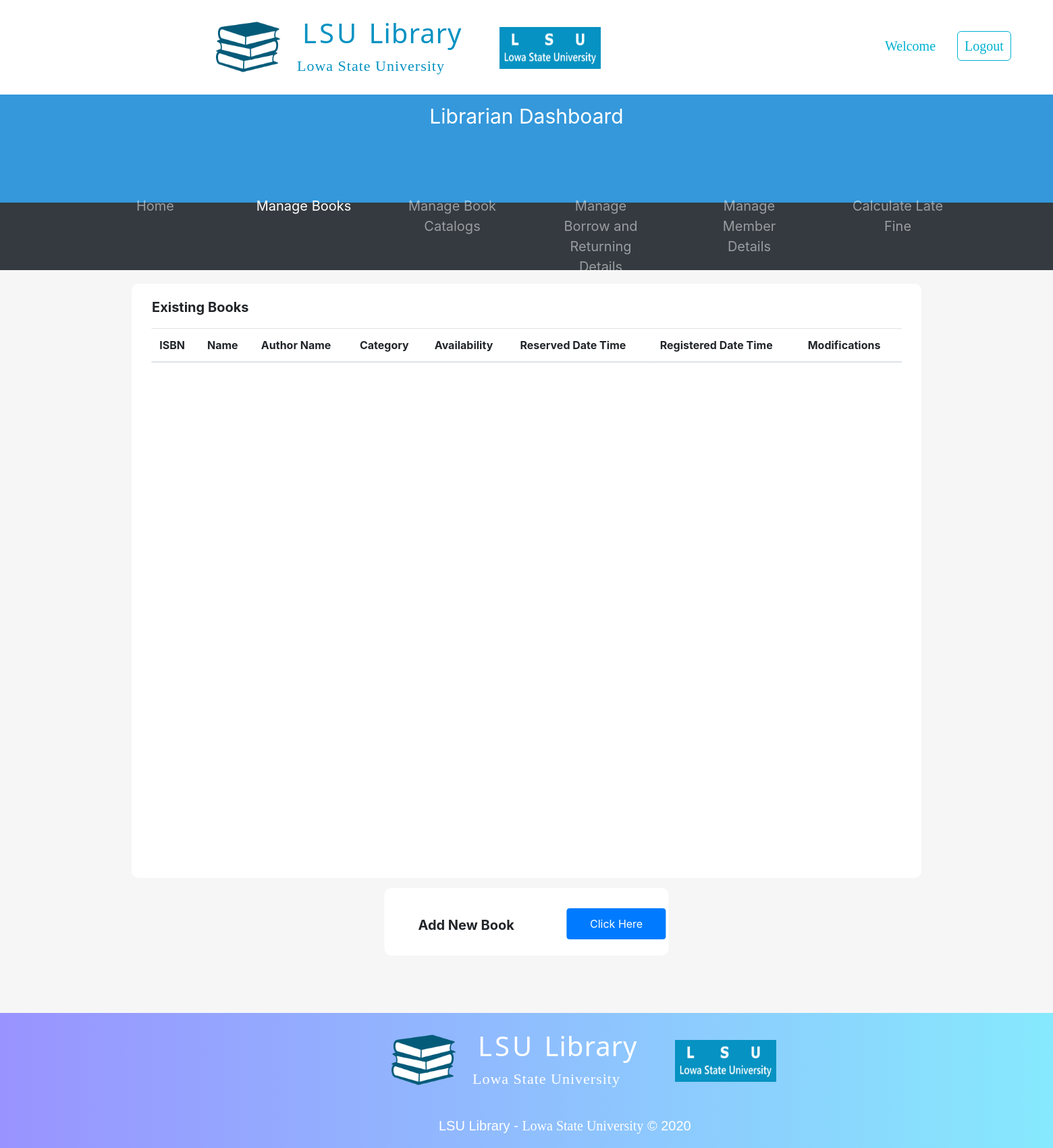
The page /librarianDashboard/1.manageBooks/manageBooks.php on the database as committed earlier.
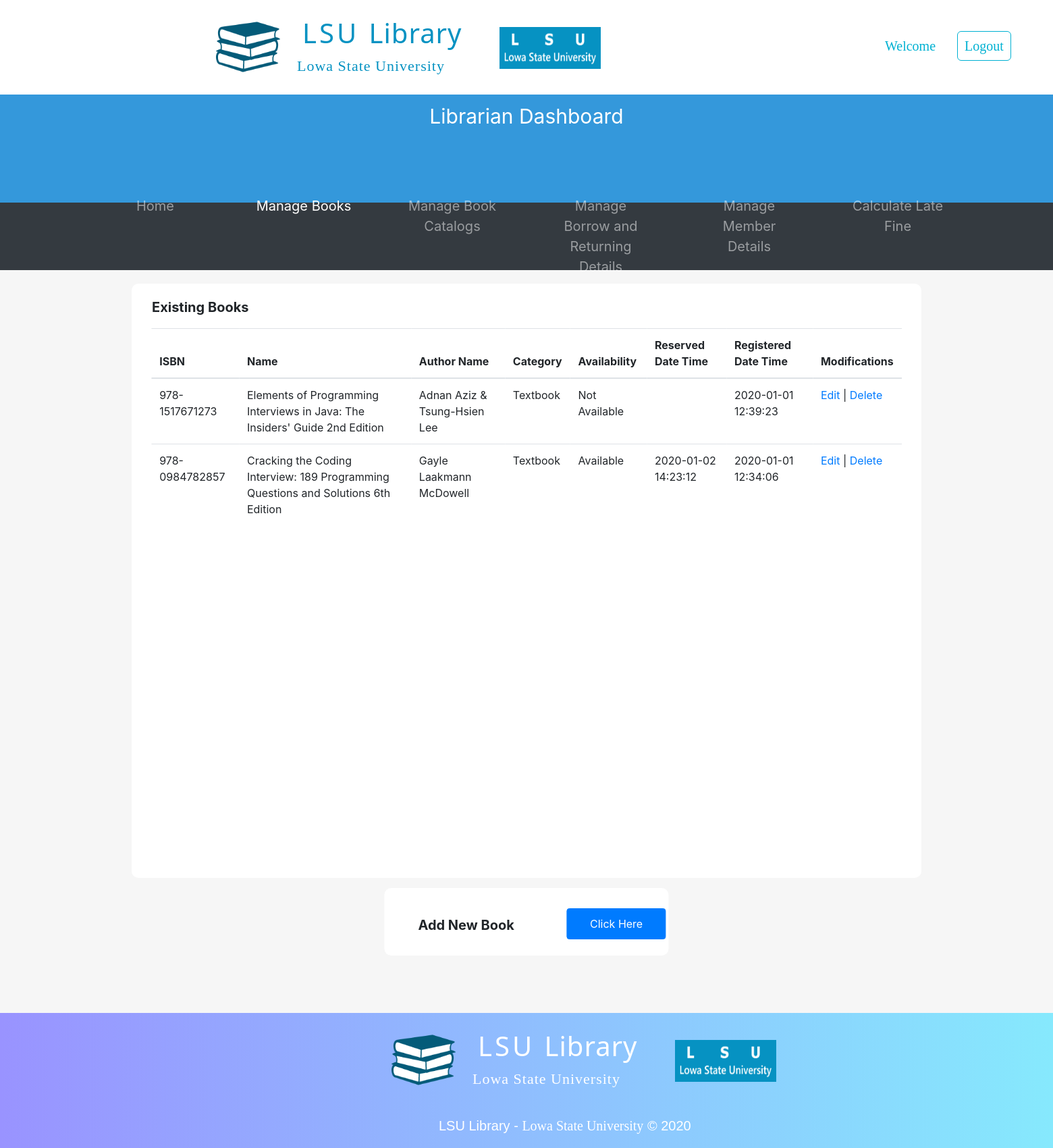
The same page on the database as committed later.
### tables this page shows
CREATE TABLE Book(
  ISBN VARCHAR(17) NOT NULL,
  Name VARCHAR(200) NOT NULL,
  bcCategoryID INT(8) NOT NULL,
  baAvailabilityID INT(8) NOT NULL,
  ReserveDateTime DATETIME,
  RegisteredDateTime DATETIME DEFAULT CURRENT_TIMESTAMP,
  PRIMARY KEY (ISBN),
  FOREIGN KEY (bcCategoryID) REFERENCES BookCategory (CategoryID),
  FOREIGN KEY (baAvailabilityID) REFERENCES BookAvailability (AvailabilityID)
);

CREATE TABLE BookCategory(
  CategoryID INT AUTO_INCREMENT,
  Category VARCHAR(50) NOT NULL,
  PRIMARY KEY (CategoryID)
);

CREATE TABLE BookAvailability(
  AvailabilityID INT(8) AUTO_INCREMENT,
  Availability VARCHAR(15) NOT NULL,
  PRIMARY KEY (AvailabilityID)
);

CREATE TABLE BookAuthor(
  bISBN VARCHAR(17) NOT NULL,
  Author VARCHAR(50) NOT NULL,
  PRIMARY KEY (bISBN, Author),
  FOREIGN KEY (bISBN) REFERENCES Book (ISBN)
);

### librarianDashboard/1.manageBooks/manageBooks.php (the view, shortened to what this page needs)
<?php
  include_once("../../LSULibraryDBConnection.php");
        ?> <script>
<!DOCTYPE html>
<html>
  <head>
    <link rel="stylesheet" href="../../assets/css/defaultLayout.css">
    <link rel="stylesheet" href="../../assets/bootstrap/css/bootstrap.min.css">
  </head>
  <body>
        <div style="height: 140px; width: 100%;">
              <div id="logoSection">
                <img src="../../assets/Images/LSULibraryLogo.png" alt="LSU Library Logo" id="lsuLibraryLogoIcon">
                <h1 id="mainTitle"> LSU <span id="mainTitleSpan">Library</span> </h1>
                <p id="mainTitleSub">Lowa State University</p>
                <img src="../../assets/Images/LSUUniversityLogo.png" alt="LSU Logo" id="lsuLogoIcon">
              </div>
              <table id="navSection">
                <tr>
                  <td class="navItem" id="navItem1"> <a href="#">Welcome</a> </td>
                  <td class="navItem" id="navItem2"> <a href="../../logout.php">Logout</a> </td>
                </tr>
              </table>
        </div>
            <div style="background-color: #3498DB;
                        width: 100%;
                        height: 160px;">
              <p style="font-size: 30px;
                        color: white;
                        text-align: center;
                        padding-top: 10px;">Librarian Dashboard</p>
              <div style="position: absolute;
                          left: 50%;
                          transform: translate(-50%,-0%);">
              </div>
            </div>
            <nav class="navbar navbar-expand-sm bg-dark navbar-dark" style="height: 100px;">
              <ul class="navbar-nav" style="text-align: center;
                                            position: absolute;
                                            left: 50%;
                                            transform: translate(-50%,-0%);
                                            font-size: 20px;">
                <li class="nav-item">
                  <a class="nav-link" href="../librarianDashboard.php">Home</a>
                </li>
                <li class="nav-item active">
                  <a class="nav-link" href="manageBooks.php">Manage Books</a>
                </li>
                <li class="nav-item">
                  <a class="nav-link" href="../2.manageBookCatalog/manageBookCatalog.php">Manage Book Catalogs</a>
                </li>
                <li class="nav-item">
                  <a class="nav-link" href="#">Manage Borrow and Returning Details</a>
                </li>
                <li class="nav-item">
                  <a class="nav-link" href="#">Manage Member Details</a>
                </li>
                <li class="nav-item">
                  <a class="nav-link" href="#">Calculate Late Fine</a>
                </li>
              </ul>
            </nav>
          <div style="width: 100%;
                      height: 1100px;
                      background-color: #F6F6F6;">
            <div style="width: 75%;
                        height: 880px;
                        background-color: #FFFFFF;
                        border-radius: 10px;
                        position: relative;
                        left: 50%;
                        transform: translateX(-50%);
                        top: 20px;">
              <p style="font-size: 20px;
                        padding-left: 30px;
                        padding-top: 20px;"><b>Existing Books</b></p>
              <div style="width: 95%;
                          height: 790px;
                          background-color: white;
                          position: absolute;
                          left: 50%;
                          transform: translateX(-50%);
                          overflow-y: scroll;">
                <?php
                  $bookDetailsSQL = "SELECT b.ISBN, b.Name, bc.Category, ba.Availability, b.ReserveDateTime, b.RegisteredDateTime FROM Book b
                                    INNER JOIN BookAvailability ba ON ba.AvailabilityID = b.baAvailabilityID
                                    INNER JOIN BookCategory bc ON bc.CategoryID = b.bcCategoryID
                                    ORDER BY RegisteredDateTime DESC;";
                  $bookDetailsResult = mysqli_query($databaseConn, $bookDetailsSQL);
                ?>
                <table class="table table-hover fixed_header" style="border-radius: 10px;">
                  <thead>
                    <tr>
                      <th> ISBN </th>
                      <th> Name </th>
                      <th> Author Name </th>
                      <th> Category </th>
                      <th> Availability </th>
                      <th> Reserved Date Time </th>
                      <th> Registered Date Time </th>
                      <th> Modifications </th>
                    </tr>
                  </thead>
                  <tbody>
                      <?php
                        while($bookDetailsRow = mysqli_fetch_array($bookDetailsResult)){
                          $ISBN = $bookDetailsRow["ISBN"];
                      ?>
                    <tr>
                      <td title="ISBN"><?php echo $ISBN ?></td>
                      <td title="Book Name"><?php echo $bookDetailsRow["Name"]; ?></td>
                        <?php
                          $bookAuthorSQL = "SELECT Author FROM BookAuthor WHERE bISBN = '$ISBN';";
                          $bookAuthorResult = mysqli_query($databaseConn, $bookAuthorSQL);
                          $bookAuthorRowCount = mysqli_num_rows($bookAuthorResult);
                          if($bookAuthorRowCount == 1){
                            while($bookAuthorRow = mysqli_fetch_array($bookAuthorResult)){
                              ?><td  title="Book Author"><?php echo $bookAuthorRow["Author"]; ?></td><?php
                            }
                          }
                          else if($bookAuthorRowCount == 2){
                            $bookAuthor = [];
                            while($bookAuthorRow = mysqli_fetch_array($bookAuthorResult)){
                              $bookAuthor[] = $bookAuthorRow["Author"];
                            }
                            ?><td  title="Book Author"><?php echo $bookAuthor[0]." & ".$bookAuthor[1]; ?></td><?php
                          }
                        ?>
                      <td title="Category"><?php echo $bookDetailsRow["Category"]; ?></td>
                      <td title="Availability"><?php echo $bookDetailsRow["Availability"]; ?></td>
                      <td title="Reserved Date Time"><?php echo $bookDetailsRow["ReserveDateTime"]; ?></td>
                      <td title="Registered Date Time"><?php echo $bookDetailsRow["RegisteredDateTime"]; ?></td>
                      <td>
                          <a href="updateBookDetails.php?isbn=<?php echo $ISBN ?>"> Edit </a>
						            | <a href="deleteBook.php?isbn=<?php echo $ISBN ?>"
                          onClick="return confirm('This book and along with connections to this book will be removed.\nAre you such you want to continue?')">
                          Delete
                        </a>
                      </td>
                    </tr>
                      <?php } ?>
                  </tbody>
                </table>
              </div>
            </div>
            <div style="width: 27%;
                        height: 100px;
                        background-color: #FFFFFF;
                        border-radius: 10px;
                        position: relative;
                        left: 50%;
                        transform: translateX(-50%);
                        top: 35px;">
              <p style="font-size: 20px;
                        padding-left: 50px;
                        padding-top: 40px;"><b>Add New Book</b></p>
              <button type="button" class="btn btn-primary" data-toggle="modal" data-target="#addBookModal"
               style="padding: 10px;
                      width: 35%;
                      position: absolute;
                      left: 270px;
                      top: 30px;">
                Click Here
              </button>
            </div>
          </div>
          <div id="footer">
            <div id="footerLogoSection">
              <img src="../../assets/images/LSULibraryLogo.png" alt="LSU Library Logo" id="lsuLibraryLogoIcon">
              <h1 id="mainTitle"> LSU <span id="mainTitleSpan">Library</span> </h1>
              <p id="mainTitleSub">Lowa State University</p>
              <img src="../../assets/images/LSUUniversityLogo.png" alt="LSU Logo" id="lsuLogoIcon">
            </div>
            <p id="footerText1Main">LSU Library - <span id="footerText1Sub">Lowa State University</span> &copy; 2020</p>
          </div>
  </body>
</html>

### assets/css/defaultLayout.css (style rules this page uses)
* { margin: 0; }
#lsuLibraryLogoIcon { height: 95px; width: 95px; position: relative; top: 122px; left: -120px; }
#logoSection { position: relative; top: -100px; left: 440px; }
#mainTitle { color: #0692c2; letter-spacing: 4px; font-family: 'Noto Sans', sans-serif; font-size: 40px; padding-top: 30px; padding-left: 8px; }
#mainTitleSpan { letter-spacing: 1px; }
#mainTitleSub { font-size: 22px; font-family: verdana; color: #0692c2; letter-spacing: 1px; }
#lsuLogoIcon { height: 62px; width: 150px; position: relative; top: -90px; left: 300px; }
#navSection { position: relative; top: -240px; left: 1280px; }
.navItem { padding-left: 20px; }
.navItem a { font-size: 25px; text-decoration: none; color: #00B1D2FF; font-family: verdana; font-size: 20px; border-style: solid; border-width: thin; border-radius: 6px; padding: 10px; }
#navItem1 a { border-color: white; transition-duration: 0.4s; }
#navItem2 a { transition-duration: 0.4s; }
#footer { background-image: linear-gradient(to right, #9993ff, #86e9fd); height: 200px; }
#footerLogoSection { position:relative; top: -100px; left: 700px; }
#footerLogoSection h1 { color: white; }
#footerLogoSection span { color: white; }
#footerLogoSection p { color: white; }
#footerText1Main { position: relative; top: -140px; left: 650px; font-family: sans-serif; font-size: 20px; color: white; }
#footerText1Sub { font-family: serif; font-size: 20px; color: white; }

### librarianDashboard/1.manageBooks/manageBooks.php (style rules this page uses)
nav li { margin-left:30px; margin-right:30px; width: 160px; }

Rows that differ between the two databases and show on the page:
now on this page (row edited): book: ISBN "978-1517671273", Name "Elements of Programming Interviews in Java: The Insiders' Guide 2nd Edition", bookAuthor "Adnan Aziz", bookAuthor "Tsung-Hsien Lee", bcCategoryID.Category "Textbook", baAvailabilityID.Availability "Not Available", RegisteredDateTime "2020-01-01 12:39:23"
now on this page (row edited): book: ISBN "978-0984782857", Name "Cracking the Coding Interview: 189 Programming Questions and Solutions 6th Edition", bcCategoryID.Category "Textbook", baAvailabilityID.Availability "Available", ReserveDateTime "2020-01-02 14:23:12", RegisteredDateTime "2020-01-01 12:34:06"
now on this page (row unchanged): bookauthor: Author "Gayle Laakmann McDowell"
